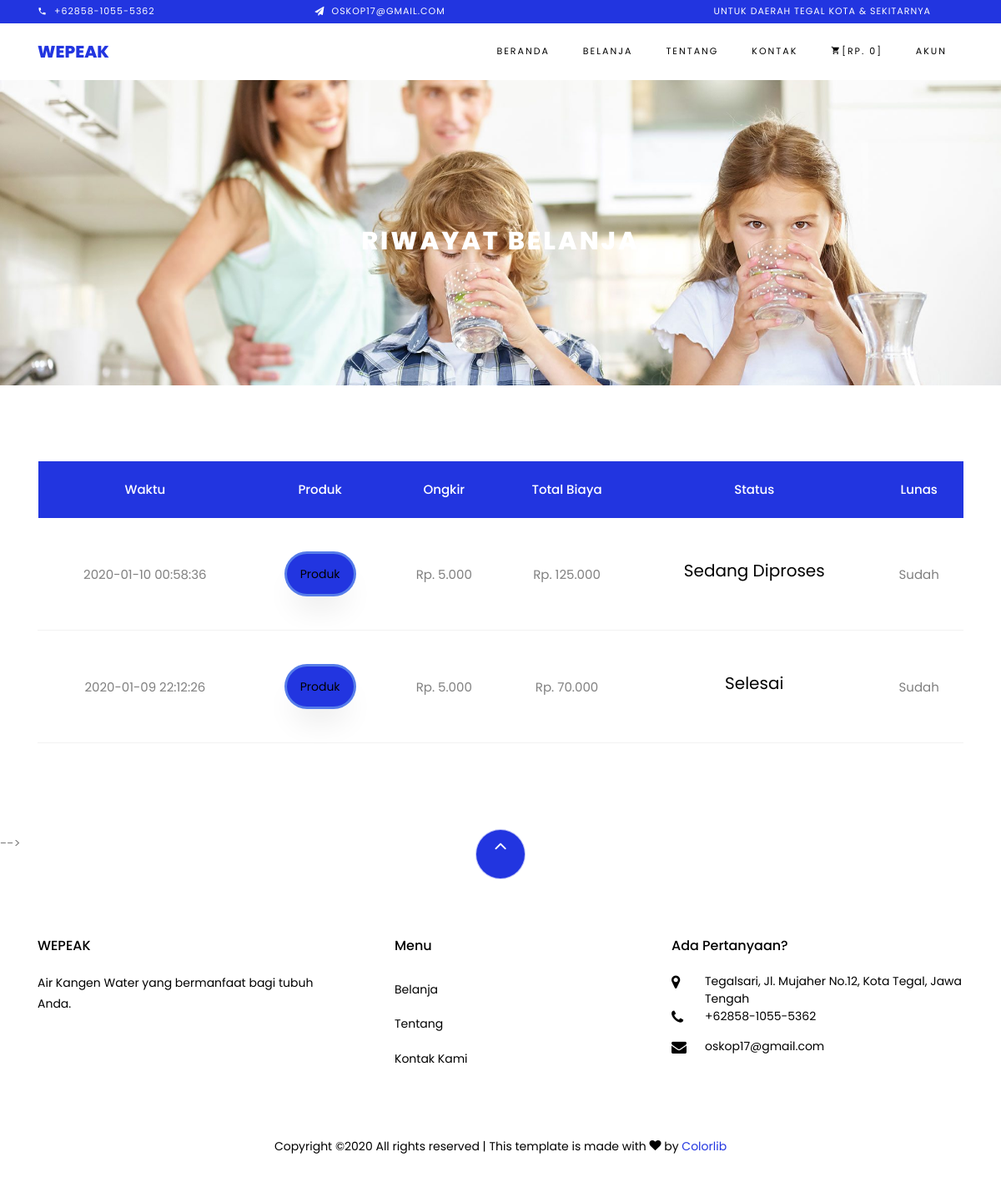
The app's page /public/?page=history (signed in) with its own data.
### tables this page shows
CREATE TABLE `transaksi` (
  `id` int(11) NOT NULL,
  `id_user` int(11) NOT NULL,
  `alamat` text NOT NULL,
  `ongkir` float DEFAULT NULL,
  `total` double NOT NULL,
  `status` varchar(15) DEFAULT NULL,
  `lunas` tinyint(1) DEFAULT NULL,
  `created_at` timestamp NOT NULL DEFAULT current_timestamp() ON UPDATE current_timestamp(),
  `update_at` timestamp NOT NULL DEFAULT current_timestamp() ON UPDATE current_timestamp(),
  `delete_at` timestamp NULL DEFAULT NULL
);

### model/keranjang.php (called while the page is built, shortened)
<?php
require_once 'paket.php';
class Keranjang
{
  public $id;
  public $id_user;
  function get_keranjang_pengguna()
  {
    try {
      $con = new PDO('mysql:host=localhost;dbname=wepeak', "root", '');
      $con->setAttribute(PDO::ATTR_ERRMODE, PDO::ERRMODE_EXCEPTION);
      $transaksi = $con->prepare("SELECT * FROM wepeak.transaksi
                                  WHERE delete_at IS NULL AND id_user = :id_user
                                  ORDER BY id DESC");
      $transaksi->bindParam(':id_user', $this->id_user);
      $transaksi->execute();
      $result = $transaksi->fetchAll();
      return $result;
    } catch (\Exception $e) {
      var_dump($e);die;
      return $e;
    }
  }
  function get_idbarang_pengguna()
  {
    try {
      $con = new PDO('mysql:host=localhost;dbname=wepeak', "root", '');
      $con->setAttribute(PDO::ATTR_ERRMODE, PDO::ERRMODE_EXCEPTION);
      $query = "SELECT * FROM wepeak.detail_transaksi WHERE id_transaksi = :id_transaksi";
      $statement = $con->prepare($query);
      $statement->bindParam(':id_transaksi', $this->id);
      $statement->execute();
      $result = $statement->fetchAll();
      return $result;
    } catch (\Exception $e) {
      echo "Koneksi atau query bermasalah: ". $e->getMessage(). "<br/>";
    }
  }
}
 ?>

### model/paket.php (called while the page is built, shortened)
<?php
function get_paket_once($id)
{
  try {
    $con = new PDO('mysql:host=localhost;dbname=wepeak', "root", '');
    $con->setAttribute(PDO::ATTR_ERRMODE, PDO::ERRMODE_EXCEPTION);
    if (isset($id)) {
      $wadah = $con->prepare("SELECT paket.id, paket.id_satuan, paket.id_wadah, paket.id_air, jenis_air.nama AS air, wadah.jenis AS wadah, paket.banyak AS banyak, satuan.satuan AS satuan, paket.harga, paket.created_at, paket.update_at, paket.delete_at FROM harga_satuan paket INNER JOIN jenis_air ON paket.id_air=jenis_air.id INNER JOIN wadah ON paket.id_wadah=wadah.id INNER JOIN satuan ON paket.id_satuan=satuan.id WHERE paket.delete_at IS NULL AND paket.id=:id");
      $wadah->bindParam(':id', $id);
      $wadah->execute();
      $result = $wadah->fetchAll();
      return $result;
    } else {
      $error = "Ada kesalahan. Disarankan untuk mode debugging";
      echo "Ada kesalahan. Disarankan untuk mode debugging";
      return $error;
    }
  } catch (\Exception $e) {
    echo "Koneksi atau query bermasalah: ". $e->getMessage() . "<br/>";
    die;
  }
}
 ?>

### public/view/contents/histori.php (the view, shortened to what this page needs)
<?php
require_once '../model/keranjang.php';
require_once '../model/paket.php';
$keranjang = new Keranjang();
$keranjang->id_user = $_SESSION['id'];
$riwayat = $keranjang->get_keranjang_pengguna();
foreach ($riwayat as $key => $value) {
  $keranjang->id = $value['id'];
  $idBarang = $keranjang->get_idbarang_pengguna();
  $products = [];
  foreach ($idBarang as $keye => $data) {
    $namaPaket = get_paket_once($data['id_harga_satuan'])[0];
    $products[$namaPaket['air']] = ["nama" => $namaPaket['air'] . " " . $namaPaket['banyak'] . $namaPaket['satuan'],
                                    "wadah" => $namaPaket['wadah'],
                                    "harga" => $namaPaket['harga'],
                                    "jumlah" => $data['jumlah'],
                                    "subtotal" => $data['subtotal']
                                  ];
  }
  $riwayat[$key]['produk'] = $products;
}
 ?>
<div class="hero-wrap hero-bread" style="background-image: url('images/bg_1.jpg');">
  <div class="container">
    <div class="row no-gutters slider-text align-items-center justify-content-center">
      <div class="col-md-9 ftco-animate text-center">
        <p class="breadcrumbs"><span class="mr-2"></span></p>
        <h1 class="mb-0 bread">Riwayat Belanja</h1>
      </div>
    </div>
  </div>
</div>
<section class="ftco-section ftco-cart">
  <div class="container">
    <div class="row">
      <div class="col-md-12 ftco-animate">
        <div class="cart-list">
          <table class="table datatable">
            <thead class="thead-primary">
              <tr class="text-center">
                <th>Waktu</th>
                <th>Produk</th>
                <th>Ongkir</th>
                <th>Total Biaya</th>
                <th>Status</th>
                <th>Lunas</th>
              </tr>
            </thead>
            <tbody>
              <?php if (isset($riwayat)): ?>
                <?php foreach ($riwayat as $key => $value): ?>
                  <tr class="text-center transaksiRow" id="<?=$value['id'];?>transaksiShow">
                    <td class="waktuTanggal"><?=$value['created_at'];?></a></td>
                    <td class="buttonModal">
                      <button type="button" class="btn btn-primary buttonProdukCard pl-3 pr-3" id="<?=$value['id'];?>buttonProduk"
                      style="border: 3px solid rgba(137, 196, 244, 0.5) !important;">Produk</button>
                    </td>
                    <td class="biayaOngkir">Rp. <?=number_format($value['ongkir'], 0,',','.');?></td>
                    <td class="totalBiaya">Rp. <?=number_format($value['total'], 0,',','.');?></td>
                    <td class="statusPesanan"><h5><?=$value['status'];?></h5></td>
                    <td class="lunasTransaksi"><?php if($value['lunas'] == 0){echo "Belum";}else{echo "Sudah";} ?></td>
                  </tr>
                <?php endforeach; ?>
                <?php else: ?>
                  <h3 id="keranjangKosong">Riwayat Kosong. Anda dapat membuat pesanan terlebih dahulu.</h3>
              <?php endif; ?>
            </tbody>
          </table>
        </div>
      </div>
    </div>
    </div>
</section>
<!-- <?php foreach ($riwayat as $key => $value): ?>
  <div class="modal fade" id="<?=$value['id'];?>modalProduk" tabindex="-1" role="dialog"
    aria-labelledby="<?=$value['id'];?>modalProduk" aria-hidden="false">
    <div class="modal-dialog" role="document">
      <div class="modal-content">
        <div class="modal-header">
          <h5 class="modal-title" id="<?=$value['id'];?>modalProdukTitle">Produk Yang Dibeli</h5>
          <button type="button" class="close" data-dismiss="modal" aria-label="Close">
            <span aria-hidden="true">&times;</span>
          </button>
        </div>
        <div class="modal-body">
          <?php foreach ($riwayat[$key]['produk'] as $keye => $data): ?>
            <div class="card text-white bg-primary mb-3" style="max-width: 18rem;">
              <div class="card-header">Produk</div>
              <div class="card-body">
                <h5 class="card-title"><?=$data['nama'];?></h5>
                <ul class="list-group list-group-flush">
                  <li class="list-group-item">Wadah <?=$data['wadah'];?></li>
                  <li class="list-group-item">Harga Satuan Rp. <?=number_format($data['harga'], 0, ',', '.');?></li>
                  <li class="list-group-item">Jumlah <?=$data['jumlah'];?></li>
                  <li class="list-group-item">Subtotal Rp. <?=number_format($data['subtotal'], 0, ',', '.');?></li>
                </ul>
              </div>
            </div>
          </div>
          <?php endforeach; ?>
        <div class="modal-footer">
          <button type="button" class="btn btn-secondary" data-dismiss="modal">Tutup</button>
        </div>
      </div>
    </div>
  </div>
<?php endforeach; ?> -->

### records on screen
transaksi: created_at "2020-01-10 00:58:36", ongkir "5.000", total "125.000", status "Sedang Diproses", lunas "Sudah"
transaksi: created_at "2020-01-09 22:12:26", ongkir "5.000", total "70.000", status "Selesai", lunas "Sudah"
